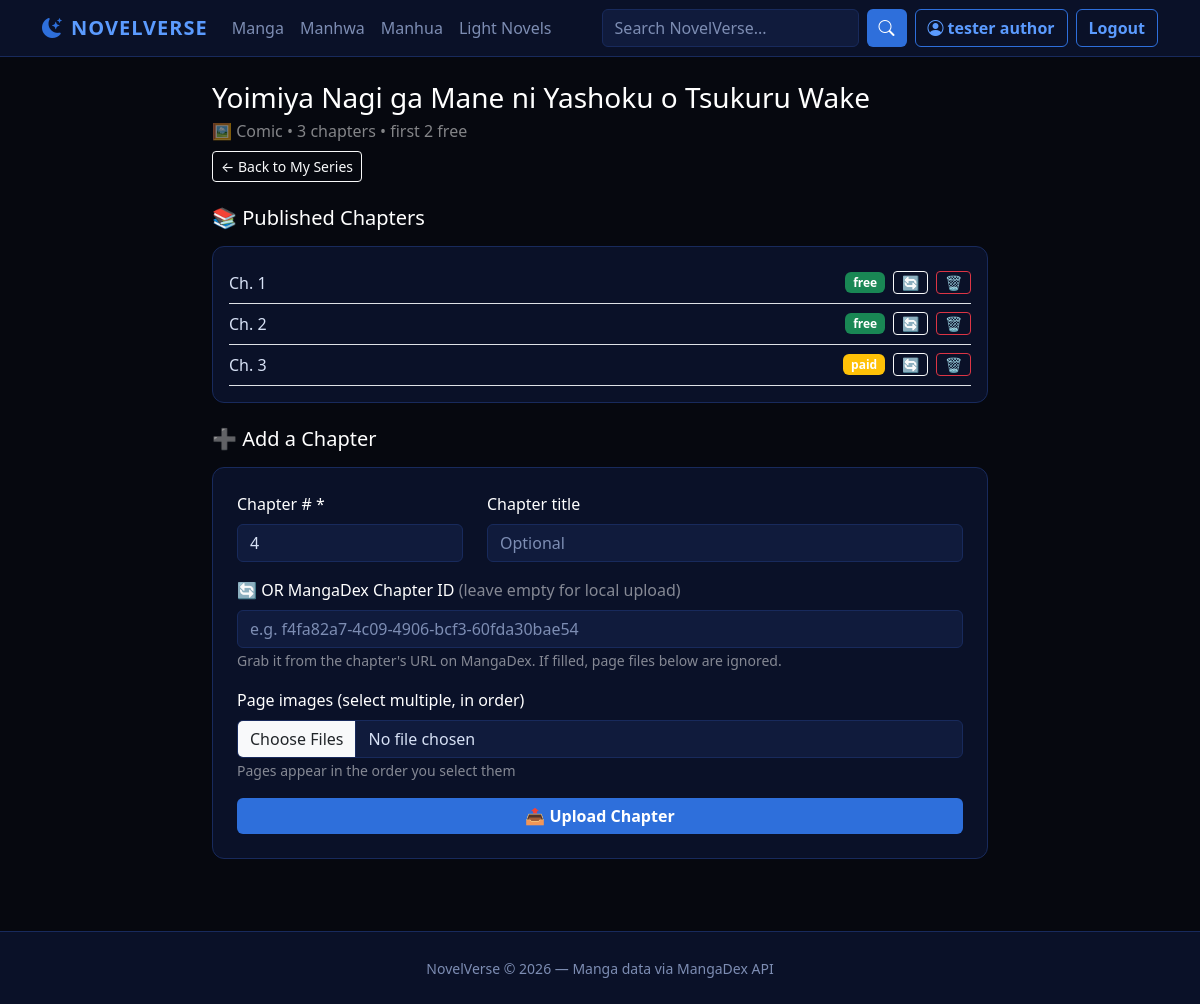
/public/manage.php?slug=yoimiya-nagi-ga-mane-ni-yashoku-o-tsukuru-wake (signed in), run on the app's committed database.
### tables this page shows
CREATE TABLE `users` (
  `id` int(11) NOT NULL,
  `username` varchar(50) NOT NULL,
  `email` varchar(120) NOT NULL,
  `password_hash` varchar(255) NOT NULL,
  `created_at` timestamp NOT NULL DEFAULT current_timestamp(),
  `is_admin` tinyint(1) NOT NULL DEFAULT 0,
  `role` enum('reader','author') NOT NULL DEFAULT 'reader'
);

CREATE TABLE `series` (
  `id` int(11) NOT NULL,
  `title` varchar(255) NOT NULL,
  `slug` varchar(255) NOT NULL,
  `type` enum('manga','manhwa','manhua','novel') NOT NULL,
  `description` text DEFAULT NULL,
  `cover_url` varchar(500) DEFAULT NULL,
  `author` varchar(120) DEFAULT NULL,
  `artist` varchar(120) DEFAULT NULL,
  `status` enum('ongoing','completed','hiatus') DEFAULT 'ongoing',
  `is_novel` tinyint(1) DEFAULT 0,
  `novel_price` decimal(10,2) DEFAULT 0.00,
  `free_chapters` int(11) DEFAULT 3,
  `external_source` varchar(50) DEFAULT NULL,
  `external_id` varchar(100) DEFAULT NULL,
  `created_at` timestamp NOT NULL DEFAULT current_timestamp(),
  `views` int(11) NOT NULL DEFAULT 0,
  `created_by` int(11) DEFAULT NULL,
  `genres` varchar(255) DEFAULT NULL,
  `rating` decimal(3,1) DEFAULT NULL
);

CREATE TABLE `chapters` (
  `id` int(11) NOT NULL,
  `series_id` int(11) NOT NULL,
  `chapter_number` varchar(20) NOT NULL,
  `title` varchar(255) DEFAULT NULL,
  `is_free` tinyint(1) DEFAULT 1,
  `pages_json` longtext DEFAULT NULL,
  `content` longtext DEFAULT NULL,
  `release_date` timestamp NOT NULL DEFAULT current_timestamp(),
  `views` int(11) NOT NULL DEFAULT 0,
  `external_id` varchar(64) DEFAULT NULL,
  `md_chapter_id` varchar(64) DEFAULT NULL,
  `is_premium` tinyint(1) DEFAULT 0
);

### public/includes/init.php (called while the page is built, shortened)
<?php
function pub_db(): PDO {
    static $pdo = null;
    if ($pdo === null) {
        $pdo = new PDO(
            'mysql:host=' . DB_HOST . ';dbname=' . DB_NAME . ';charset=utf8mb4',
            DB_USER, DB_PASS,
            [PDO::ATTR_ERRMODE => PDO::ERRMODE_EXCEPTION,
             PDO::ATTR_DEFAULT_FETCH_MODE => PDO::FETCH_ASSOC]
        );
    }
    return $pdo;
}
if (!empty($_SESSION['user_id'])) {
    $stmt = pub_db()->prepare('SELECT id, username, role FROM users WHERE id = ?');
    $stmt->execute([$_SESSION['user_id']]);
    $nv_user = $stmt->fetch() ?: null;
}

### public/manage.php (the view, shortened to what this page needs)
<?php $pageTitle = 'Manage Series'; require_once __DIR__ . '/includes/header.php'; ?>
<?php if (!$nv_user || (($nv_user['role'] ?? '') !== 'author' && (int)($nv_user['is_admin'] ?? 0) !== 1)): ?>
  <div class="container py-5 text-center"><h4 class="text-white">✍️ Authors only</h4></div>
<?php else: ?>
<?php
$pdo = pub_db();
$slug = $_GET['slug'] ?? '';
$st = $pdo->prepare('SELECT * FROM series WHERE slug = ?');
$st->execute([$slug]);
$series = $st->fetch();
$ch = $pdo->prepare('SELECT id, chapter_number, title, is_free, views FROM chapters WHERE series_id = ? ORDER BY CAST(chapter_number AS UNSIGNED) ASC');
$ch->execute([$series['id']]);
$chapters = $ch->fetchAll();
$nextNum = 1;
foreach ($chapters as $c) $nextNum = max($nextNum, (int)$c['chapter_number'] + 1);
$isNovel = (int)$series['is_novel'] === 1;
?>
<main class="container py-4" style="max-width: 800px;">
  <h3 class="text-white mb-1"><?= htmlspecialchars($series['title']) ?></h3>
  <p class="text-white-50 mb-2"><?= $isNovel ? '📖 Light Novel' : '🖼️ Comic' ?> • <?= count($chapters) ?> chapters • first <?= (int)$series['free_chapters'] ?> free</p>
  <a href="profile.php" class="btn btn-outline-light btn-sm mb-4">← Back to My Series</a>
  <h5 class="text-white mb-3">📚 Published Chapters</h5>
  <?php if (!$chapters): ?>
    <p class="text-white-50 mb-4">No chapters yet — add the first one below!</p>
  <?php else: ?>
    <div class="nv-card p-3 mb-4">
      <?php foreach ($chapters as $ch): ?>
  <div class="d-flex justify-content-between align-items-center border-bottom py-2">
    <span>Ch. <?= (int)$ch['chapter_number'] ?> <?= htmlspecialchars($ch['title'] ?? '') ?></span>
    <div class="d-flex align-items-center gap-2">
      <span class="badge bg-<?= $ch['is_free'] ? 'success' : 'warning' ?>"><?= $ch['is_free'] ? 'free' : 'paid' ?></span>
      <button class="btn btn-outline-light btn-sm py-0 toggle-ch"
              data-id="<?= (int)$ch['id'] ?>" data-free="<?= (int)$ch['is_free'] ?>"
              title="Toggle free/paid">🔄</button>
      <button class="btn btn-outline-danger btn-sm py-0 delete-ch"
              data-id="<?= (int)$ch['id'] ?>" title="Delete chapter">🗑️</button>
    </div>
  </div>
<?php endforeach; ?>
    </div>
  <?php endif; ?>
  <h5 class="text-white mb-3">➕ Add a Chapter</h5>
  <form id="chapterForm" class="nv-card p-4">
    <div class="row">
      <div class="col-4 mb-3">
        <label class="form-label text-white">Chapter # *</label>
        <input name="chapter_number" class="form-control" value="<?= $nextNum ?>" required>
      </div>
      <div class="col-8 mb-3">
        <label class="form-label text-white">Chapter title</label>
        <input name="title" class="form-control" placeholder="Optional">
      </div>
    </div>
    <?php if ($isNovel): ?>
      <div class="mb-3">
        <label class="form-label text-white">Chapter text *</label>
        <textarea name="content" class="form-control" rows="12" placeholder="Write or paste the chapter text here..."></textarea>
      </div>
    <?php else: ?>
      <div class="mb-3">
        <label class="form-label text-white">🔄 OR MangaDex Chapter ID <span class="text-white-50">(leave empty for local upload)</span></label>
        <input name="md_chapter_id" class="form-control" placeholder="e.g. f4fa82a7-4c09-4906-bcf3-60fda30bae54">
        <small class="text-white-50">Grab it from the chapter's URL on MangaDex. If filled, page files below are ignored.</small>
      </div>
      <div class="mb-3">
        <label class="form-label text-white">Page images (select multiple, in order)</label>
        <input name="pages[]" type="file" accept="image/*" multiple class="form-control">
        <small class="text-white-50">Pages appear in the order you select them</small>
      </div>
    <?php endif; ?>
    <button class="btn btn-nv w-100">📤 Upload Chapter</button>
  </form>
</main>
<?php endif; ?>
<?php require_once __DIR__ . '/includes/footer.php'; ?>

### public/includes/header.php (shortened to what this page needs)
<?php require_once __DIR__ . '/init.php'; ?>
<!DOCTYPE html>
<html lang="en">
<head>
  <link href="https://cdn.jsdelivr.net/npm/bootstrap@5.3.3/dist/css/bootstrap.min.css" rel="stylesheet">
  <link href="https://cdn.jsdelivr.net/npm/bootstrap-icons@1.11.3/font/bootstrap-icons.min.css" rel="stylesheet">
  <link rel="stylesheet" href="/novelverse/public/css/style.css?v=2">
</head>
<body>
<nav class="navbar navbar-expand-lg sticky-top">
  <div class="container">
    <a class="navbar-brand" href="index.php"><i class="bi bi-moon-stars-fill me-2"></i>NOVELVERSE</a>
    <div class="collapse navbar-collapse" id="nav">
      <ul class="navbar-nav me-auto">
        <li class="nav-item"><a class="nav-link" href="browse.php?type=manga">Manga</a></li>
        <li class="nav-item"><a class="nav-link" href="browse.php?type=manhwa">Manhwa</a></li>
        <li class="nav-item"><a class="nav-link" href="browse.php?type=manhua">Manhua</a></li>
        <li class="nav-item"><a class="nav-link" href="browse.php?type=novel">Light Novels</a></li>
      </ul>
      <form class="d-flex me-2" onsubmit="goSearch(event)">
        <input class="form-control me-2" type="search" id="navSearch" placeholder="Search NovelVerse...">
        <button class="btn btn-nv" type="submit"><i class="bi bi-search"></i></button>
      </form>
      <div class="d-flex gap-2">
        <?php if ($nv_user): ?>
          <a class="btn btn-outline-nv" href="profile.php">
            <i class="bi bi-person-circle me-1"></i><?= htmlspecialchars($nv_user['username']) ?>
          </a>
          <button class="btn btn-outline-nv"
                  onclick="api('auth.php?action=logout').then(() => location.reload())">Logout</button>
        <?php else: ?>
          <button class="btn btn-nv" data-bs-toggle="modal" data-bs-target="#authModal">
            Login / Register</button>
        <?php endif; ?>
      </div>
    </div>
  </div>
</nav>

### public/includes/footer.php (shortened to what this page needs)
<footer class="py-4 text-center mt-5">
  <small>NovelVerse © 2026 — Manga data via MangaDex API</small>
</footer>
</body>
</html>

### public/css/style.css (style rules this page uses)
:root { --nv-black: #06080f; --nv-navy-900: #0a1128; --nv-navy-800: #101b3c; --nv-navy-700: #182a5c; --nv-blue: #2e6fdb; --nv-blue-light: #5b9bff; --nv-gcash: #0075f6; --nv-text: #d7e1f5; --nv-muted: #7d8db3; }
body { background: var(--nv-black); color: var(--nv-text); min-height: 100vh; display: flex; flex-direction: column; }
main { flex: 1; }
.navbar { background: var(--nv-navy-900) !important; border-bottom: 1px solid var(--nv-navy-700); }
.navbar .navbar-brand { color: var(--nv-blue-light) !important; font-weight: 800; letter-spacing: 1px; }
.navbar .navbar-brand i { color: var(--nv-blue); }
.navbar .nav-link { color: var(--nv-muted) !important; font-weight: 500; }
.nv-card { background: var(--nv-navy-900); border: 1px solid var(--nv-navy-700); border-radius: 12px; overflow: hidden; text-decoration: none; color: inherit; transition: transform .2s ease, border-color .2s ease, box-shadow .2s ease; display: block; }
.btn-nv { background: var(--nv-blue); border: none; color: #fff; font-weight: 600; }
.btn-outline-nv { border: 1px solid var(--nv-blue); color: var(--nv-blue-light); font-weight: 600; }
.form-control, .form-select { background: var(--nv-navy-800); border: 1px solid var(--nv-navy-700); color: var(--nv-text); }
.form-control::placeholder { color: var(--nv-muted); }
footer { background: var(--nv-navy-900); border-top: 1px solid var(--nv-navy-700); color: var(--nv-muted); }

### data on the page
users: username "tester author"
series: title "Yoimiya Nagi ga Mane ni Yashoku o Tsukuru Wake", free_chapters "2"
chapters: chapter_number "1", is_free "free"
chapters: chapter_number "2", is_free "free"
chapters: chapter_number "3", is_free "paid"

### other printed values
count($chapters) "3"
